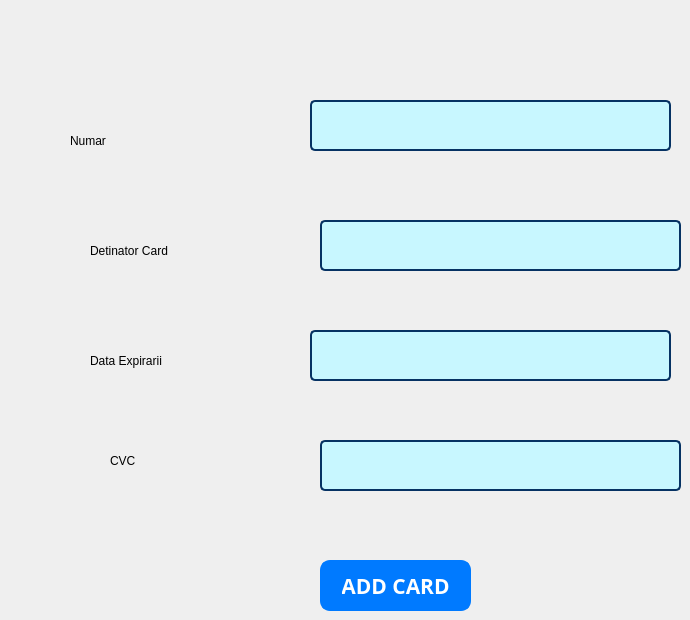
        <widget class="QWidget" name="AdaugaCard_2">
         <widget class="QLabel" name="label_8">
          <property name="geometry">
           <rect>
            <x>70</x>
            <y>110</y>
            <width>131</width>
            <height>61</height>
           </rect>
          </property>
          <property name="text">
           <string>Numar</string>
          </property>
         </widget>
         <widget class="QLabel" name="label_9">
          <property name="geometry">
           <rect>
            <x>90</x>
            <y>220</y>
            <width>131</width>
            <height>61</height>
           </rect>
          </property>
          <property name="text">
           <string>Detinator Card</string>
          </property>
         </widget>
         <widget class="QLabel" name="label_10">
          <property name="geometry">
           <rect>
            <x>90</x>
            <y>330</y>
            <width>131</width>
            <height>61</height>
           </rect>
          </property>
          <property name="text">
           <string>Data Expirarii</string>
          </property>
         </widget>
         <widget class="QLabel" name="label_11">
          <property name="geometry">
           <rect>
            <x>110</x>
            <y>430</y>
            <width>131</width>
            <height>61</height>
           </rect>
          </property>
          <property name="text">
           <string>CVC</string>
          </property>
         </widget>
         <widget class="QLineEdit" name="NumarCard">
          <property name="geometry">
           <rect>
            <x>310</x>
            <y>100</y>
            <width>361</width>
            <height>51</height>
           </rect>
          </property>
          <property name="styleSheet">
           <string notr="true">QLineEdit {
    background-color: #C8F7FF;   /* Setează culoarea de fundal */
    border: 2px solid #063263;   /* Setează un contur de culoare */
    border-radius: 5px;          /* Setează colțurile rotunjite */
    padding: 5px;                /* Adaugă un spațiu de 5px în interiorul lineEdit-ului */
}
</string>
          </property>
         </widget>
         <widget class="QLineEdit" name="Detinator">
          <property name="geometry">
           <rect>
            <x>320</x>
            <y>220</y>
            <width>361</width>
            <height>51</height>
           </rect>
          </property>
          <property name="styleSheet">
           <string notr="true">QLineEdit {
    background-color: #C8F7FF;   /* Setează culoarea de fundal */
    border: 2px solid #063263;   /* Setează un contur de culoare */
    border-radius: 5px;          /* Setează colțurile rotunjite */
    padding: 5px;                /* Adaugă un spațiu de 5px în interiorul lineEdit-ului */
}
</string>
          </property>
         </widget>
         <widget class="QLineEdit" name="DataExpirarii">
          <property name="geometry">
           <rect>
            <x>310</x>
            <y>330</y>
            <width>361</width>
            <height>51</height>
           </rect>
          </property>
          <property name="styleSheet">
           <string notr="true">QLineEdit {
    background-color: #C8F7FF;   /* Setează culoarea de fundal */
    border: 2px solid #063263;   /* Setează un contur de culoare */
    border-radius: 5px;          /* Setează colțurile rotunjite */
    padding: 5px;                /* Adaugă un spațiu de 5px în interiorul lineEdit-ului */
}
</string>
          </property>
         </widget>
         <widget class="QLineEdit" name="CVC">
          <property name="geometry">
           <rect>
            <x>320</x>
            <y>440</y>
            <width>361</width>
            <height>51</height>
           </rect>
          </property>
          <property name="styleSheet">
           <string notr="true">QLineEdit {
    background-color: #C8F7FF;   /* Setează culoarea de fundal */
    border: 2px solid #063263;   /* Setează un contur de culoare */
    border-radius: 5px;          /* Setează colțurile rotunjite */
    padding: 5px;                /* Adaugă un spațiu de 5px în interiorul lineEdit-ului */
}
</string>
          </property>
         </widget>
         <widget class="QPushButton" name="Add_Card_Button">
          <property name="geometry">
           <rect>
            <x>320</x>
            <y>560</y>
            <width>151</width>
            <height>51</height>
           </rect>
          </property>
          <property name="font">
           <font>
            <family>Segoe UI Variable Text Semibold</family>
            <pointsize>16</pointsize>
            <bold>true</bold>
           </font>
          </property>
          <property name="styleSheet">
           <string notr="true">QPushButton {
    background-color: #007aff;      /* Culorile caracteristice Apple */
    border: 2px solid #007aff;      /* Conturul butonului */
    border-radius: 10px;            /* Colțurile rotunjite */
    color: white;                   /* Culoarea textului */
    padding: 10px 20px;             /* Spațiul intern */
}

QPushButton:hover {
    background-color: #0056b3;      /* Culoare de fundal la hover */
}</string>
          </property>
          <property name="text">
           <string>ADD CARD</string>
          </property>
         </widget>
        </widget>
